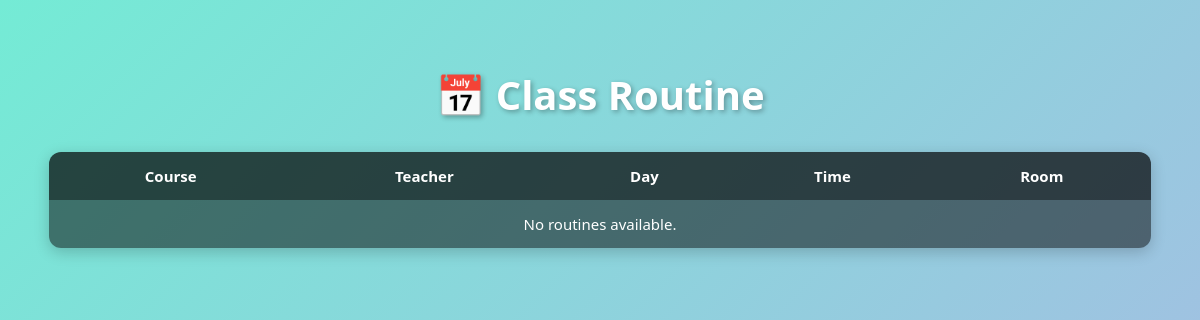
Before: /routine/ with the older database file.
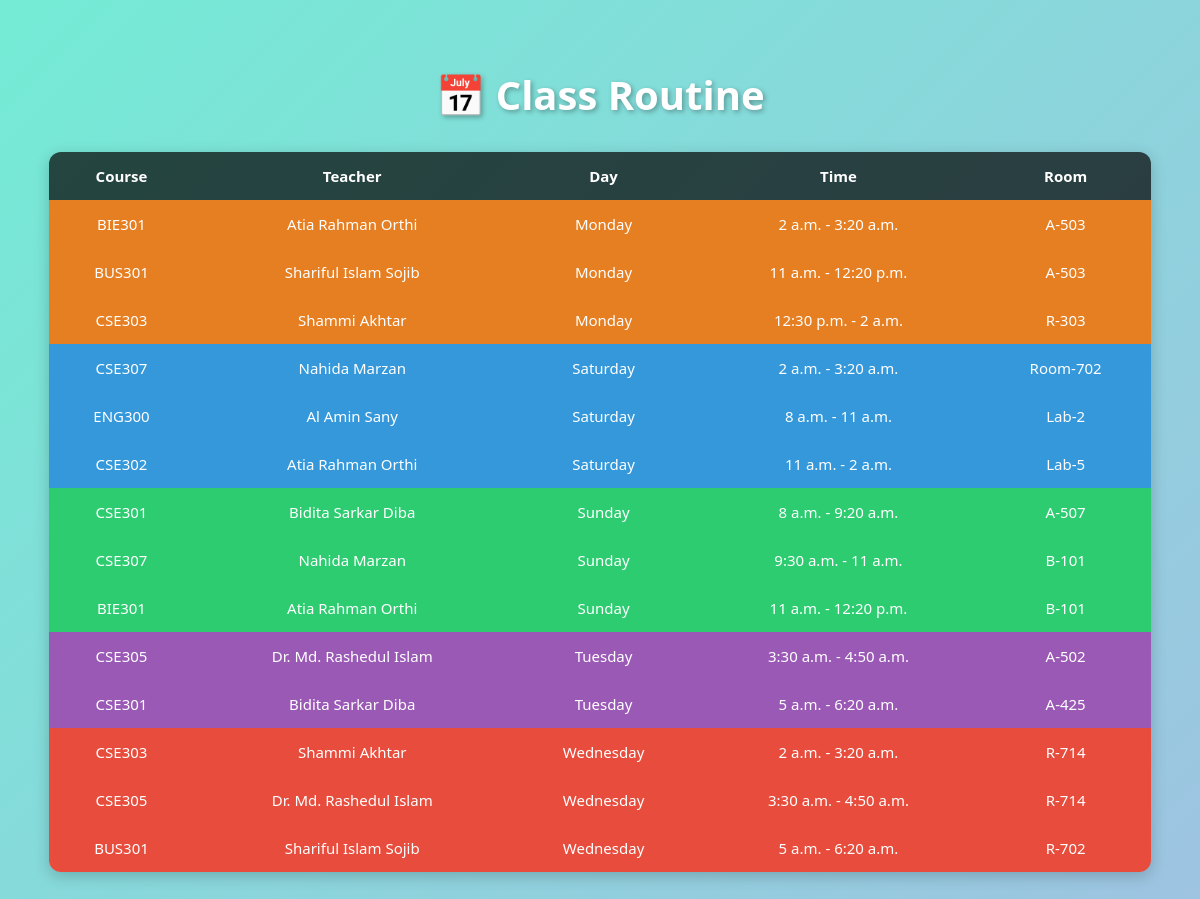
After: the same page with the newer database file.
### student/models.py (models this page shows, shortened)
class Routine(models.Model):
    course_name = models.CharField(max_length=100)
    teacher_name = models.CharField(max_length=100)
    day = models.CharField(
        max_length=10,
        choices=[
            ('SAT', 'Saturday'),
            ('SUN', 'Sunday'),
            ('MON', 'Monday'),
            ('TUE', 'Tuesday'),
            ('WED', 'Wednesday'),
            ('THU', 'Thursday'),
            ('FRI', 'Friday'),
        ]
    )
    start_time = models.TimeField()
    end_time = models.TimeField()
    room_no = models.CharField(max_length=20)

### student/views.py (the view)
# urls.py: path('routine/', views.routine, name='routine'),
def routine(request):
    routines = Routine.objects.all().order_by('day', 'start_time')
    return render(request, 'student/routine.html', {'routines': routines})

### templates/student/routine.html (shortened to what this page needs)
<!DOCTYPE html>
<html lang="en">
<head>
</head>
<body>
    <h1>📅 Class Routine</h1>
    <table class="routine-table">
        <thead>
            <tr>
                <th>Course</th>
                <th>Teacher</th>
                <th>Day</th>
                <th>Time</th>
                <th>Room</th>
            </tr>
        </thead>
        <tbody>
            {% for r in routines %}
            <tr class="{{ r.day }}">
                <td>{{ r.course_name }}</td>
                <td>{{ r.teacher_name }}</td>
                <td>{{ r.get_day_display }}</td>
                <td>{{ r.start_time }} - {{ r.end_time }}</td>
                <td>{{ r.room_no }}</td>
            </tr>
            {% empty %}
            <tr>
                <td colspan="5" style="color:white; background:rgba(0,0,0,0.5);">No routines available.</td>
            </tr>
            {% endfor %}
        </tbody>
    </table>
</body>
</html>

### templates/student/routine.html (style rules this page uses)
body { font-family: 'Segoe UI', Tahoma, Geneva, Verdana, sans-serif; margin: 0; padding: 40px 20px; background: linear-gradient(135deg, #74ebd5, #ACB6E5, #f6d365, #fda085); background-size: 400% 400%; animation: gradientBG 15s ease infinite; }
h1 { text-align: center; color: #fff; margin-bottom: 30px; font-size: 2.5em; text-shadow: 2px 2px 5px rgba(0,0,0,0.3); }
.routine-table { width: 95%; margin: auto; border-collapse: collapse; overflow: hidden; border-radius: 12px; box-shadow: 0 4px 15px rgba(0,0,0,0.2); }
.routine-table th, .routine-table td { padding: 14px 16px; text-align: center; font-size: 15px; }
.routine-table thead { background: rgba(0,0,0,0.7); color: #fff; }
.routine-table tbody tr { transition: 0.3s; color: #fff; }
.SAT { background-color: #3498db; }
.SUN { background-color: #2ecc71; }
.MON { background-color: #e67e22; }
.TUE { background-color: #9b59b6; }
.WED { background-color: #e74c3c; }

Changed rows visible on the page:
added Routine: course_name "BIE301", teacher_name "Atia Rahman Orthi", day "Monday", start_time "2 a.m.", end_time "3:20 a.m.", room_no "A-503"
added Routine: course_name "BUS301", teacher_name "Shariful Islam Sojib", day "Monday", start_time "11 a.m.", end_time "12:20 p.m.", room_no "A-503"
added Routine: course_name "CSE303", teacher_name "Shammi Akhtar", day "Monday", start_time "12:30 p.m.", end_time "2 a.m.", room_no "R-303"
added Routine: course_name "CSE307", teacher_name "Nahida Marzan", day "Saturday", start_time "2 a.m.", end_time "3:20 a.m.", room_no "Room-702"
added Routine: course_name "ENG300", teacher_name "Al Amin Sany", day "Saturday", start_time "8 a.m.", end_time "11 a.m.", room_no "Lab-2"
added Routine: course_name "CSE302", teacher_name "Atia Rahman Orthi", day "Saturday", start_time "11 a.m.", end_time "2 a.m.", room_no "Lab-5"
added Routine: course_name "CSE301", teacher_name "Bidita Sarkar Diba", day "Sunday", start_time "8 a.m.", end_time "9:20 a.m.", room_no "A-507"
added Routine: course_name "CSE307", teacher_name "Nahida Marzan", day "Sunday", start_time "9:30 a.m.", end_time "11 a.m.", room_no "B-101"
added Routine: course_name "BIE301", teacher_name "Atia Rahman Orthi", day "Sunday", start_time "11 a.m.", end_time "12:20 p.m.", room_no "B-101"
added Routine: course_name "CSE305", teacher_name "Dr. Md. Rashedul Islam", day "Tuesday", start_time "3:30 a.m.", end_time "4:50 a.m.", room_no "A-502"
added Routine: course_name "CSE301", teacher_name "Bidita Sarkar Diba", day "Tuesday", start_time "5 a.m.", end_time "6:20 a.m.", room_no "A-425"
added Routine: course_name "CSE303", teacher_name "Shammi Akhtar", day "Wednesday", start_time "2 a.m.", end_time "3:20 a.m.", room_no "R-714"
added Routine: course_name "CSE305", teacher_name "Dr. Md. Rashedul Islam", day "Wednesday", start_time "3:30 a.m.", end_time "4:50 a.m.", room_no "R-714"
added Routine: course_name "BUS301", teacher_name "Shariful Islam Sojib", day "Wednesday", start_time "5 a.m.", end_time "6:20 a.m.", room_no "R-702"
Other visible differences:
text no longer shown: "No routines available."
